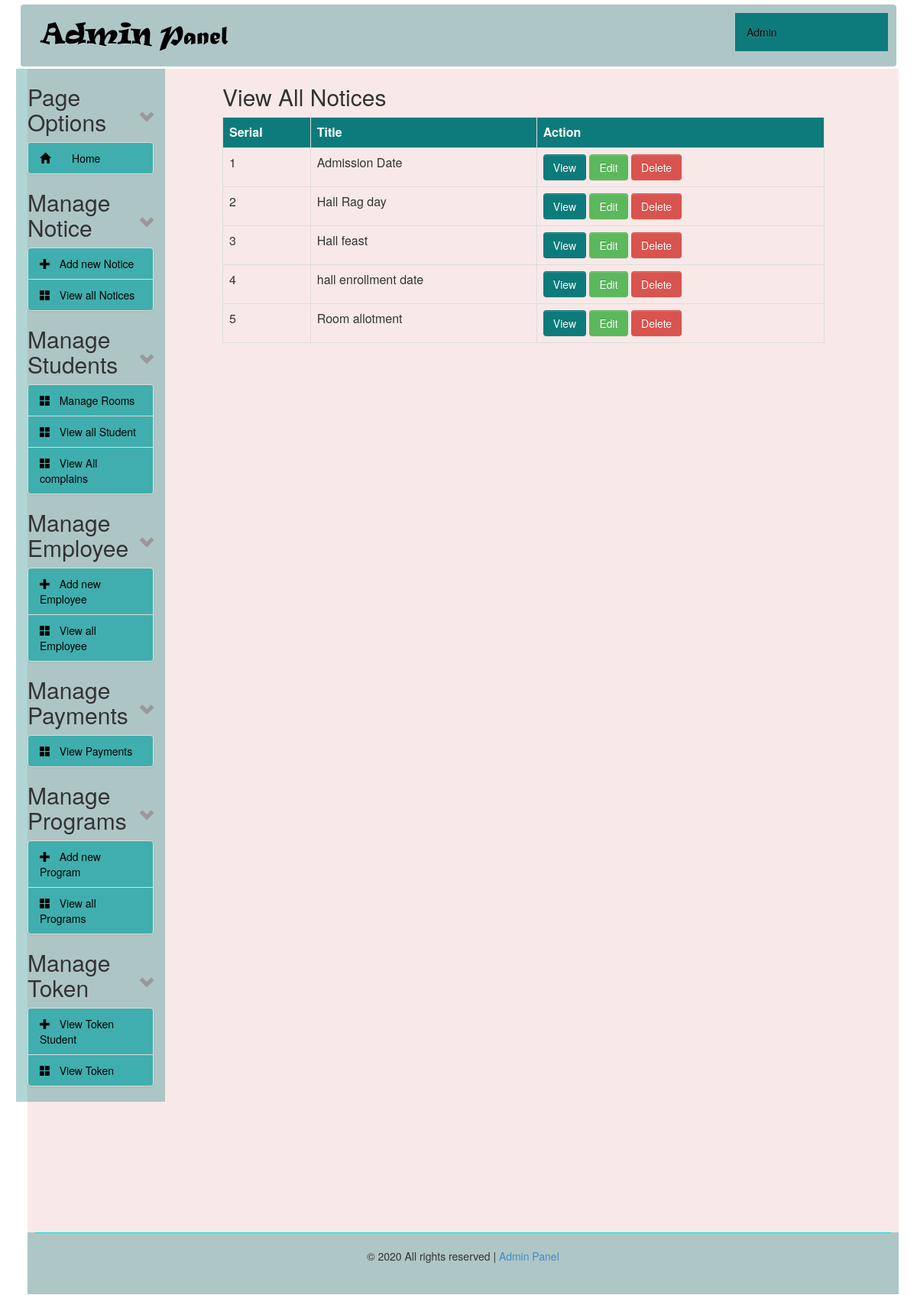
Page /admin/view_notice.php (signed in) on the committed database.
### tables this page shows
CREATE TABLE `tbl_notices` (
  `id` int(11) NOT NULL,
  `title` varchar(250) NOT NULL,
  `description` text NOT NULL,
  `time` timestamp NOT NULL DEFAULT CURRENT_TIMESTAMP
);

### admin/view_notice.php (the view, shortened to what this page needs)
<?php
include("../config.php");
?>
<?php include("header.php"); ?>
<div class="col-sm-9 col-md-9 col-lg-9">
  <div id="content">
    <h2>View  All Notices</h2>
    <table class="table table-bordered table-hover table-responsive" width="100%">
      <tr style="background-color: #0D7B7B;color: #FFF;height: 40px;">
        <th>Serial</th>
        <th>Title</th>
        <th>Action</th>
      </tr>
      <?php
      $i = 0;
      $statement = $db->prepare("SELECT * FROM tbl_notices ORDER BY id DESC");
      $statement->execute();
      $result = $statement->fetchAll(PDO::FETCH_ASSOC);
      foreach ($result as $row) {
        $i++;
        ?>
        <tr>
          <td><?= $i; ?></td>
          <td><?= $row['title']; ?></td>
          <td>
            <a class="btn btn-info" data-toggle="modal" href="#inline<?= $i; ?>">View</a>
            <a class="btn btn-success" href="edit_notice.php?id=<?= $row['id']; ?>">Edit</a>
            <a class="btn btn-danger" onclick='return confirm("Do you want to delete the notice ?");' href="delete_notice.php?id=<?= $row['id']; ?>">Delete</a>
          </td>
        </tr>
        <?php
      }
      ?>
    </table>
  </div>
</div>
<?php include("footer.php"); ?>

### admin/style-admin.css (style rules this page uses)
#content { margin-left:60px; height: auto; }
th { text-align: center; }
td, th { padding: 5px; text-align: left; }
.btn-info { color: #fff; background-color: #0D7B7B; border-color: #46b8da; }
.btn { display: inline-block; padding: 6px 12px; margin-bottom: 0; font-size: 14px; font-weight: 400; line-height: 1.42857143; text-align: center; white-space: nowrap; vertical-align: middle; -ms-touch-action: manipulation; touch-action: manipulation; cursor: pointer; -webkit-user-select: none; -moz-user-select: none; -ms-user-select: none; user-select: none; background-image: none; border: 1px solid transparent; border-radius: 4px; }

### rows in the picture
tbl_notices: title "Admission Date"
tbl_notices: title "Hall Rag day"
tbl_notices: title "Hall feast"
tbl_notices: title "hall enrollment date"
tbl_notices: title "Room allotment"
